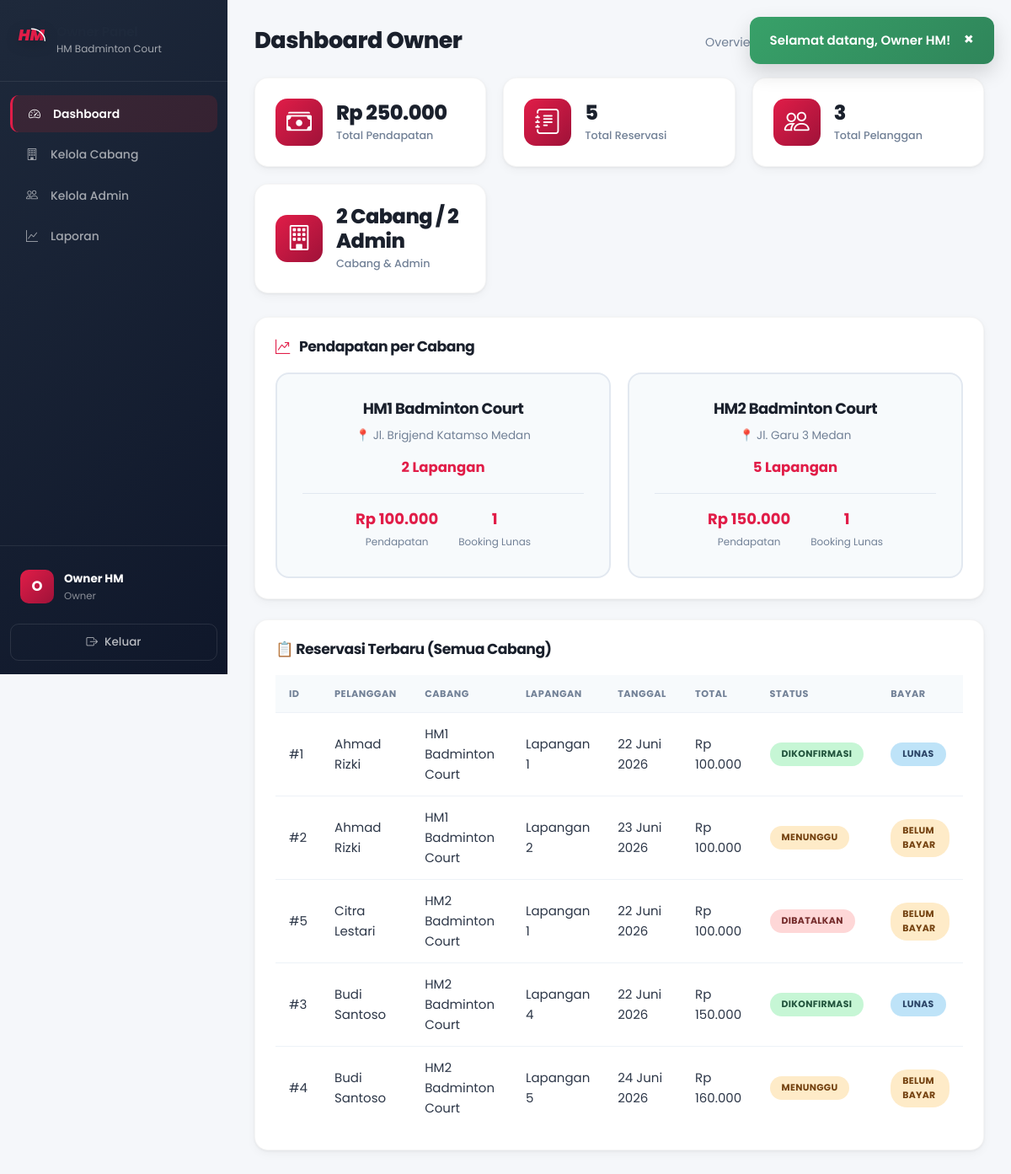
/owner/dashboard.php (signed in), run on the app's committed database.
### tables this page shows
CREATE TABLE IF NOT EXISTS cabang (
    id INT AUTO_INCREMENT PRIMARY KEY,
    nama VARCHAR(100) NOT NULL COMMENT 'Nama cabang',
    alamat VARCHAR(255) NOT NULL COMMENT 'Alamat lengkap cabang',
    jumlah_lapangan INT NOT NULL DEFAULT 0 COMMENT 'Jumlah lapangan di cabang',
    no_telepon VARCHAR(20) DEFAULT NULL COMMENT 'Nomor telepon cabang',
    created_at TIMESTAMP DEFAULT CURRENT_TIMESTAMP,
    
    INDEX idx_nama (nama)
);

CREATE TABLE IF NOT EXISTS reservasi (
    id INT AUTO_INCREMENT PRIMARY KEY,
    user_id INT NOT NULL COMMENT 'ID pelanggan pemesan',
    lapangan_id INT NOT NULL COMMENT 'ID lapangan yang dipesan',
    tanggal DATE NOT NULL COMMENT 'Tanggal main',
    waktu_mulai TIME NOT NULL COMMENT 'Jam mulai bermain',
    waktu_selesai TIME NOT NULL COMMENT 'Jam selesai bermain',
    durasi_jam INT NOT NULL COMMENT 'Lama sewa dalam jam',
    total_harga INT NOT NULL COMMENT 'Total biaya',
    catatan TEXT COMMENT 'Catatan tambahan dari pelanggan',
    status ENUM('pending', 'confirmed', 'cancelled', 'completed') DEFAULT 'pending' 
        COMMENT 'pending=menunggu, confirmed=dikonfirmasi, cancelled=dibatalkan, completed=selesai',
    payment_status ENUM('unpaid', 'dp_paid', 'paid') DEFAULT 'unpaid'
        COMMENT 'Status pembayaran',
    total_dibayar INT DEFAULT 0 COMMENT 'Total yang sudah dibayar',
    created_at TIMESTAMP DEFAULT CURRENT_TIMESTAMP,
    updated_at TIMESTAMP DEFAULT CURRENT_TIMESTAMP ON UPDATE CURRENT_TIMESTAMP,
    
    FOREIGN KEY (user_id) REFERENCES users(id) ON DELETE CASCADE,
    FOREIGN KEY (lapangan_id) REFERENCES lapangan(id) ON DELETE CASCADE,
    
    INDEX idx_tanggal (tanggal),
    INDEX idx_status (status),
    INDEX idx_payment_status (payment_status),
    INDEX idx_user (user_id),
    INDEX idx_lapangan_tanggal (lapangan_id, tanggal)
);

CREATE TABLE IF NOT EXISTS users (
    id INT AUTO_INCREMENT PRIMARY KEY,
    nama VARCHAR(100) NOT NULL COMMENT 'Nama lengkap',
    email VARCHAR(100) UNIQUE NOT NULL COMMENT 'Email untuk login',
    password VARCHAR(255) NOT NULL COMMENT 'Password terenkripsi bcrypt',
    no_telepon VARCHAR(20) NOT NULL COMMENT 'Nomor WhatsApp/telepon',
    role ENUM('user', 'admin', 'owner') DEFAULT 'user' COMMENT 'user=pelanggan, admin=admin cabang, owner=pemilik',
    cabang_id INT DEFAULT NULL COMMENT 'Cabang yang dikelola (khusus admin)',
    is_active TINYINT(1) DEFAULT 1 COMMENT '1=aktif, 0=nonaktif',
    foto VARCHAR(255) DEFAULT NULL COMMENT 'Path foto profil',
    created_at TIMESTAMP DEFAULT CURRENT_TIMESTAMP COMMENT 'Tanggal registrasi',
    
    INDEX idx_email (email),
    INDEX idx_role (role)
);

CREATE TABLE IF NOT EXISTS lapangan (
    id INT AUTO_INCREMENT PRIMARY KEY,
    cabang_id INT NOT NULL COMMENT 'ID cabang pemilik lapangan',
    nama VARCHAR(50) NOT NULL COMMENT 'Nama lapangan (Lapangan 1, 2, dst)',
    tipe ENUM('indoor', 'outdoor') DEFAULT 'indoor' COMMENT 'Tipe lapangan',
    status ENUM('tersedia', 'perawatan', 'tidak_aktif') DEFAULT 'tersedia' COMMENT 'Status ketersediaan',
    
    FOREIGN KEY (cabang_id) REFERENCES cabang(id) ON DELETE CASCADE,
    INDEX idx_cabang (cabang_id),
    INDEX idx_status (status)
);

### config/functions.php (called while the page is built, shortened)
<?php
function getCabang() {
    $db = getDB();
    return $db->query("SELECT * FROM cabang ORDER BY id")->fetchAll();
}
function getStatusLabel($status) {
    $labels = [
        'pending' => 'Menunggu',
        'confirmed' => 'Dikonfirmasi',
        'cancelled' => 'Dibatalkan',
        'completed' => 'Selesai'
    ];
    return $labels[$status] ?? ucfirst($status);
}
function getStatusBadgeClass($status) {
    return 'badge-' . $status;
}
function getPaymentStatusLabel($status) {
    $labels = [
        'unpaid' => 'Belum Bayar',
        'dp_paid' => 'DP Dibayar',
        'paid' => 'Lunas'
    ];
    return $labels[$status] ?? ucfirst($status);
}
function getPaymentStatusBadgeClass($status) {
    $classes = [
        'unpaid' => 'badge-pending',
        'dp_paid' => 'badge-confirmed',
        'paid' => 'badge-completed'
    ];
    return $classes[$status] ?? 'badge-pending';
}
function formatRupiah($angka) {
    return 'Rp ' . number_format($angka, 0, ',', '.');
}
function formatTanggal($tanggal) {
    $bulan = ['','Januari','Februari','Maret','April','Mei','Juni','Juli','Agustus','September','Oktober','November','Desember'];
    $t = explode('-', substr($tanggal, 0, 10));
    return (int)$t[2] . ' ' . $bulan[(int)$t[1]] . ' ' . $t[0];
}
?>

### owner/dashboard.php (the view, shortened to what this page needs)
<?php
$db = getDB();
$cabang = getCabang();
$totalReservasi = $db->query("SELECT COUNT(*) FROM reservasi")->fetchColumn();
$totalPendapatan = $db->query("SELECT COALESCE(SUM(total_harga), 0) FROM reservasi WHERE payment_status = 'paid'")->fetchColumn();
$totalPelanggan = $db->query("SELECT COUNT(*) FROM users WHERE role = 'user'")->fetchColumn();
$totalAdmin = $db->query("SELECT COUNT(*) FROM users WHERE role = 'admin'")->fetchColumn();
$laporanCabang = [];
foreach ($cabang as $c) {
    $stmt = $db->prepare("SELECT COALESCE(SUM(r.total_harga), 0) as total, COUNT(r.id) as jumlah
        FROM reservasi r JOIN lapangan l ON r.lapangan_id = l.id
        WHERE l.cabang_id = ? AND r.payment_status = 'paid'");
    $stmt->execute([$c['id']]);
    $data = $stmt->fetch();
    $laporanCabang[] = array_merge($c, $data);
}
$reservasiTerbaru = $db->query("SELECT r.*, l.nama as lapangan_nama, c.nama as cabang_nama, u.nama as user_nama
    FROM reservasi r
    JOIN lapangan l ON r.lapangan_id = l.id
    JOIN cabang c ON l.cabang_id = c.id
    JOIN users u ON r.user_id = u.id
    ORDER BY r.created_at DESC LIMIT 10")->fetchAll();
require_once __DIR__ . '/../includes/header.php';
?>
<div class="dashboard-layout">
    <?php require_once __DIR__ . '/../includes/sidebar_owner.php'; ?>
    <main class="main-content">
        <header class="page-header">
            <h1>Dashboard Owner</h1>
            <p class="page-subtitle">Overview semua cabang HM Badminton Court</p>
        </header>
        <div class="stats-grid">
            <div class="stat-card">
                <div class="stat-icon"><i class="bi bi-cash-stack"></i></div>
                <div class="stat-info">
                    <h3><?php echo formatRupiah($totalPendapatan); ?></h3>
                    <p>Total Pendapatan</p>
                </div>
            </div>
            <div class="stat-card">
                <div class="stat-icon"><i class="bi bi-journal-text"></i></div>
                <div class="stat-info">
                    <h3><?php echo $totalReservasi; ?></h3>
                    <p>Total Reservasi</p>
                </div>
            </div>
            <div class="stat-card">
                <div class="stat-icon"><i class="bi bi-people"></i></div>
                <div class="stat-info">
                    <h3><?php echo $totalPelanggan; ?></h3>
                    <p>Total Pelanggan</p>
                </div>
            </div>
            <div class="stat-card">
                <div class="stat-icon"><i class="bi bi-building"></i></div>
                <div class="stat-info">
                    <h3><?php echo count($cabang); ?> Cabang / <?php echo $totalAdmin; ?> Admin</h3>
                    <p>Cabang & Admin</p>
                </div>
            </div>
        </div>
        <div class="content-section">
            <h2><i class="bi bi-graph-up-arrow text-primary" style="margin-right: 8px;"></i> Pendapatan per Cabang</h2>
            <div class="cabang-grid">
                <?php foreach ($laporanCabang as $lc): ?>
                <div class="cabang-card">
                    <h3><?php echo $lc['nama']; ?></h3>
                    <p class="cabang-alamat">📍 <?php echo $lc['alamat']; ?></p>
                    <p class="cabang-lapangan"><?php echo $lc['jumlah_lapangan']; ?> Lapangan</p>
                    <div class="cabang-stats">
                        <div>
                            <strong><?php echo formatRupiah($lc['total']); ?></strong>
                            <small>Pendapatan</small>
                        </div>
                        <div>
                            <strong><?php echo $lc['jumlah']; ?></strong>
                            <small>Booking Lunas</small>
                        </div>
                    </div>
                </div>
                <?php endforeach; ?>
            </div>
        </div>
        <div class="content-section">
            <h2>📋 Reservasi Terbaru (Semua Cabang)</h2>
            <div class="table-responsive">
                <table class="data-table">
                    <thead>
                        <tr><th>ID</th><th>Pelanggan</th><th>Cabang</th><th>Lapangan</th><th>Tanggal</th><th>Total</th><th>Status</th><th>Bayar</th></tr>
                    </thead>
                    <tbody>
                        <?php foreach ($reservasiTerbaru as $r): ?>
                        <tr>
                            <td>#<?php echo $r['id']; ?></td>
                            <td><?php echo $r['user_nama']; ?></td>
                            <td><?php echo $r['cabang_nama']; ?></td>
                            <td><?php echo $r['lapangan_nama']; ?></td>
                            <td><?php echo formatTanggal($r['tanggal']); ?></td>
                            <td><?php echo formatRupiah($r['total_harga']); ?></td>
                            <td><span class="badge <?php echo getStatusBadgeClass($r['status']); ?>"><?php echo getStatusLabel($r['status']); ?></span></td>
                            <td><span class="badge <?php echo getPaymentStatusBadgeClass($r['payment_status']); ?>"><?php echo getPaymentStatusLabel($r['payment_status']); ?></span></td>
                        </tr>
                        <?php endforeach; ?>
                    </tbody>
                </table>
            </div>
        </div>
    </main>
</div>
<?php require_once __DIR__ . '/../includes/footer.php'; ?>

### assets/css/design-system.css (style rules this page uses)
:root { --primary: #E11D48; --primary-dark: #BE123C; --primary-light: #FFE4E6; --primary-50: #FFF1F2; --primary-100: #FFE4E6; --primary-200: #FECDD3; --primary-500: #F43F5E; --primary-600: #E11D48; --primary-700: #BE123C; --primary-800: #9F1239; --primary-900: #881337; --secondary: #0F172A; --secondary-dark: #020617; --secondary-light: #1E293B; --secondary-50: #F8FAFC; --secondary-100: #F1F5F9; --secondary-200: #E2E8F0; --secondary-300: #CBD5E1; --secondary-400: #94A3B8; --secondary-500: #64748B; --secondary-600: #475569; --secondary-700: #334155; --secondary-800: #1E293B; --secondary-900: #0F172A; --accent: #FFB300; --accent-dark: #D97706; --accent-light: #FEF3C7; --success: #16A34A; --success-light: #DCFCE7; --success-dark: #15803D; --warning: #F59E0B; --warning-light: #FEF3C7; --warning-dark: #D97706; --danger: #DC2626; --danger-light: #FEE2E2; --danger-dark: #B91C1C; --info: #2563EB; --info-light: #DBEAFE; --info-dark: #1D4ED8; --bg-body: #F8FAFC; --bg-surface: #FFFFFF; --bg-surface-hover: #F1F5F9; --bg-muted: #F1F5F9; --bg-overlay: rgba(15, 23, 42, 0.6); --text-primary: #1E293B; --text-secondary: #64748B; --text-muted: #94A3B8; --text-inverse: #FFFFFF; --text-link: #DC2626; --border: #E2E8F0; --border-light: #F1F5F9; --border-dark: #CBD5E1; --border-focus: #DC2626; --shadow-xs: 0 1px 2px rgba(0, 0, 0, 0.05); --shadow-sm: 0 1px 3px rgba(0, 0, 0, 0.06), 0 1px 2px rgba(0, 0, 0, 0.04); --shadow-md: 0 4px 6px -1px rgba(0, 0, 0, 0.07), 0 2px 4px -2px rgba(0, 0, 0, 0.05); --shadow-lg: 0 10px 15px -3px rgba(0, 0, 0, 0.08), 0 4px 6px -4px rgba(0, 0, 0, 0.04); --shadow-xl: 0 20px 25px -5px rgba(0, 0, 0, 0.1), 0 8px 10px -6px rgba(0, 0, 0, 0.04); --shadow-2xl: 0 25px 50px -12px rgba(0, 0, 0, 0.2); --shadow-primary: 0 4px 14px rgba(220, 38, 38, 0.35); --shadow-card: 0 1px 3px rgba(0, 0, 0, 0.06), 0 4px 12px rgba(0, 0, 0, 0.04); --radius-sm: 6px; --radius-md: 10px; --radius-lg: 14px; --radius-xl: 20px; --radius-2xl: 24px; --radius-full: 9999px; --space-1: 4px; --space-2: 8px; --space-3: 12px; --space-4: 16px; --space-5: 20px; --space-6: 24px; --space-8: 32px; --space-10: 40px; --space-12: 48px; --space-16: 64px; --space-20: 80px; --font-sans: 'Poppins', 'Inter', 'Nunito Sans', 'Segoe UI', system-ui, -apple-system, sans-serif; --font-mono: 'JetBrains Mono', 'Fira Code', 'Courier New', monospace; --fw-light: 300; --fw-regular: 400; --fw-medium: 500; --fw-semibold: 600; --fw-bold: 700; --fw-extrabold: 800; --fw-black: 900; --fs-caption: 0.75rem; --fs-small: 0.8125rem; --fs-body: 0.9375rem; --fs-body-lg: 1rem; --fs-nav: 0.9rem; --fs-button: 0.9375rem; --fs-h4: 1.125rem; --fs-h3: 1.25rem; --fs-h2: 1.5rem; --fs-h1: 2rem; --fs-display: 2.5rem; --fs-display-lg: 3.5rem; --lh-tight: 1.2; --lh-snug: 1.375; --lh-normal: 1.6; --lh-relaxed: 1.75; --ls-tight: -0.5px; --ls-normal: 0; --ls-wide: 0.5px; --ls-wider: 1px; --transition-fast: 0.15s ease; --transition-base: 0.2s ease; --transition-smooth: 0.3s cubic-bezier(0.4, 0, 0.2, 1); --transition-bounce: 0.4s cubic-bezier(0.16, 1, 0.3, 1); --z-dropdown: 50; --z-sticky: 100; --z-fixed: 200; --z-overlay: 300; --z-modal: 400; --z-popover: 500; --z-toast: 600; --gradient-primary: linear-gradient(135deg, #E11D48 0%, #9F1239 100%); --gradient-secondary: linear-gradient(135deg, #1E293B 0%, #0F172A 100%); --gradient-accent: linear-gradient(135deg, #FFB300 0%, #D97706 100%); --gradient-hero: linear-gradient(135deg, #E11D48 0%, #881337 100%); --gradient-sidebar: linear-gradient(180deg, #1E293B 0%, #0F172A 100%); --gradient-success: linear-gradient(135deg, #10B981, #047857); --gradient-danger: linear-gradient(135deg, #EF4444, #C084FC); }
*, *::before, *::after { box-sizing: border-box; }
html { scroll-behavior: smooth; -webkit-text-size-adjust: 100%; }
body { font-family: var(--font-sans); font-size: var(--fs-body); font-weight: var(--fw-regular); line-height: var(--lh-normal); color: var(--text-primary); background-color: var(--bg-body); -webkit-font-smoothing: antialiased; -moz-osx-font-smoothing: grayscale; }
h1, h2, h3, h4, h5, h6 { font-family: var(--font-sans); font-weight: var(--fw-bold); line-height: var(--lh-tight); letter-spacing: var(--ls-tight); color: var(--text-primary); }
h1, .h1 { font-size: var(--fs-h1); font-weight: var(--fw-extrabold); }
h2, .h2 { font-size: var(--fs-h2); font-weight: var(--fw-bold); }
h3, .h3 { font-size: var(--fs-h3); font-weight: var(--fw-bold); }
.text-primary { color: var(--primary) !important; }

### data on the page
cabang: nama "HM1 Badminton Court", alamat "Jl. Brigjend Katamso Medan", jumlah_lapangan "2", total "Rp 100.000", id "1"
cabang: nama "HM2 Badminton Court", alamat "Jl. Garu 3 Medan", jumlah_lapangan "5", total "Rp 150.000", jumlah "1"
reservasi: id "1", user.nama "Ahmad Rizki", cabang.nama "HM1 Badminton Court", lapangan.nama "Lapangan 1", tanggal "22 Juni 2026", total_harga "Rp 100.000", status "DIKONFIRMASI", payment_status "LUNAS"
reservasi: id "2", user.nama "Ahmad Rizki", cabang.nama "HM1 Badminton Court", lapangan.nama "Lapangan 2", tanggal "23 Juni 2026", total_harga "Rp 100.000", status "MENUNGGU", payment_status "BELUM BAYAR"
reservasi: id "5", user.nama "Citra Lestari", cabang.nama "HM2 Badminton Court", lapangan.nama "Lapangan 1", tanggal "22 Juni 2026", total_harga "Rp 100.000", status "DIBATALKAN", payment_status "BELUM BAYAR"
reservasi: id "3", user.nama "Budi Santoso", cabang.nama "HM2 Badminton Court", lapangan.nama "Lapangan 4", tanggal "22 Juni 2026", total_harga "Rp 150.000", status "DIKONFIRMASI", payment_status "LUNAS"
reservasi: id "4", user.nama "Budi Santoso", cabang.nama "HM2 Badminton Court", lapangan.nama "Lapangan 5", tanggal "24 Juni 2026", total_harga "Rp 160.000", status "MENUNGGU", payment_status "BELUM BAYAR"

### other printed values
$flash['message'] "Selamat datang, Owner HM!"
substr($_SESSION['nama'], 0, 1) "O"
$_SESSION['nama'] "Owner HM"
formatRupiah($totalPendapatan) "Rp 250.000"
$totalReservasi "5"
$totalPelanggan "3"
count($cabang) "2"
$totalAdmin "2"
